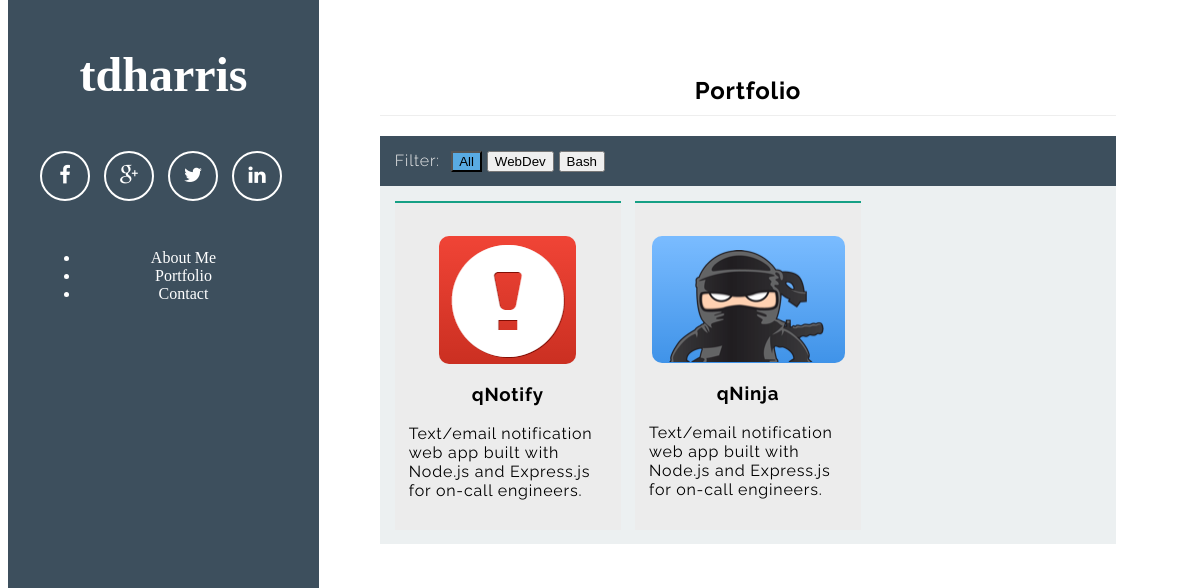
/?action=q&url=portfolio, run on an earlier commit of the app's database.
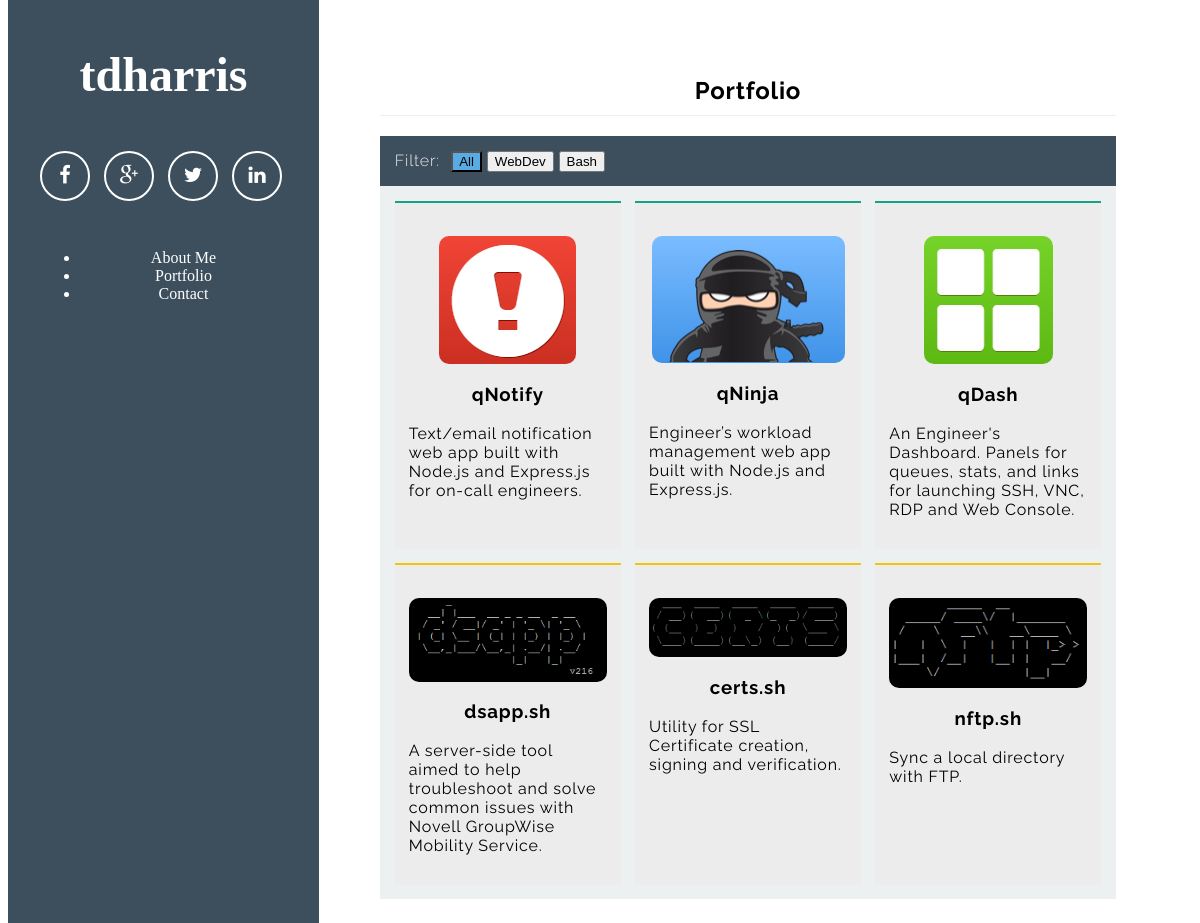
And on a later commit of the database.
### tables this page shows
CREATE TABLE nav (
	navID		INT				NOT NULL	AUTO_INCREMENT,
	name      	VARCHAR(255)	NOT NULL,
	href		VARCHAR(255)				DEFAULT NULL,
	PRIMARY KEY (navID),
	UNIQUE INDEX name (name)
);

CREATE TABLE images (
	imageID		INT 			NOT NULL 	AUTO_INCREMENT,
	projectID	INT 						DEFAULT NULL,
	aboutID		INT 						DEFAULT NULL,
	url			VARCHAR(255)	NOT NULL,
	featured 	VARCHAR(0)					DEFAULT NULL,
	PRIMARY KEY (imageID),
	FOREIGN KEY (projectID)
		REFERENCES projects(projectID)
		ON DELETE CASCADE,
	FOREIGN KEY (aboutID)
		REFERENCES about(aboutID)
		ON DELETE CASCADE
);

CREATE TABLE projects (
	projectID	INT				NOT NULL	AUTO_INCREMENT,
	sortOrder	INT				NOT NULL,
	projectName VARCHAR(255)	NOT NULL,
	category	VARCHAR(25)		NOT NULL,
	brief		VARCHAR(255)	NOT NULL,
	description	LONGTEXT					DEFAULT NULL,
	githubURL	VARCHAR(255)				DEFAULT NULL,
	PRIMARY KEY (projectID),
	UNIQUE INDEX projectName (projectName)
);

### models/db.php (called while the page is built, shortened)
<?php
    include 'models/navbar.php';
    include 'models/url.php';
	class Database {
        private $host = "showcase.tdharris.net";
        private $user = "tdharris_admin";
        private $pass = "mylittlesecret";
        private $dbname = "tdharris_showcase";
	    public $db;
        private function Connect() {
            $dsn = 'mysql:host=' . $this -> host . ';dbname=' . $this-> dbname . ';charset=utf8';
            $options = array(PDO::ATTR_PERSISTENT => true, PDO::ATTR_ERRMODE => PDO::ERRMODE_EXCEPTION, PDO::MYSQL_ATTR_INIT_COMMAND => "SET NAMES utf8");
            try {
                $this -> db = new PDO($dsn, $this -> user, $this -> pass, $options);
                $this -> isConnected = true;
            } catch (PDOException $e) {
                $error_message = $e->getMessage();
                include 'error.php';
                exit;
            }
        }
        public function query($sql, $fetchmode = PDO::FETCH_CLASS) {
             try {
                $stmt = $this->db->prepare($sql);
                $stmt->execute();
                $statement = strtolower(explode(" ", $sql)[0]);
                if ($statement === 'select' || $statement === 'show') {
                return $stmt->fetchAll($fetchmode);
                }
                elseif ( $statement === 'insert' ||  $statement === 'update' || $statement === 'delete' ) {
                    return $stmt->rowCount();
                }
                else {
                    return NULL;
                }
            } catch(PDOException $e) {
                $error_message = $e->getMessage();
                include 'error.php';
                exit;
            }
        }
	}
    $db = new Database;
?>

### index.php (called while the page is built, shortened)
<?php
  require('models/db.php');
  $navbar = buildNav();
  $action = '';
  if (isset($_POST['action'])) {
    $action = $_POST['action'];
  } elseif (isset($_GET['action'])) {
    $action = $_GET['action'];
  }
  if ($action == 'q') {
    if(isset($_GET['url'])) {
      $url = $_GET['url'];
      $content = handleURL($url);
    } elseif (isset($_GET['project'])) {
      $project = $_GET['project'];
      $content = getProject($project);
    }
  };
  include 'views/view.php';
?>

### models/url.php (the view, shortened to what this page needs)
<?php
		function handleURL($url) {
			global $db;
			$content = '<section class="title">';
			$url_clean = preg_replace('/\s*/', '', strtolower($url));
			switch($url_clean) {
		       	case 'portfolio':
		       			$content .= '<h1>Portfolio</h1>
									<div class="controls">
										<label>Filter:</label>
										<button class="filter pure-button" data-filter="all">All</button>
										<button class="filter pure-button" data-filter=".webDev">WebDev</button>
										<button class="filter pure-button" data-filter=".bash">Bash</button>
									</div>
									<div id="Portfolio" class="portfolio">';
		       			$portfolio = $db->query("SELECT * from projects p
		       									LEFT JOIN images i ON p.projectID= i.projectID
		       									WHERE i.featured IS NOT NULL
		       									ORDER BY p.sortOrder;");
		       			foreach ($portfolio as $item) {
		       				$content .= '<div class="mix '.$item->category.'" data-myorder="'.$item->sortOrder.'">'.
		       							'<a href="?action=q&project='.$item->projectName.'">'.
		       							'<img src="img/projects/'.$item->url.'">'.
		       							'<h3>'.$item->projectName.'</h3>'.
		       							'<p>'.$item->brief.'</p>'.
		       							'</a></div>';
		       			};
		       			$content .= '<div class="gap"></div><div class="gap"></div></div>';
		       			break;
		      }
		      return $content;
		};
?>

### models/navbar.php
<?php
	function buildNav() {
		global $db;
		$navItems = $db->query("SELECT * FROM nav;");
		if(is_array($navItems)) {
			$navigation = '<ul class="pure-menu-list">';
			foreach ($navItems as $item) {
				$navigation .= '<li class="pure-menu-item"><a href="?action=q&url=' . $item->href . '" class="pure-menu-link">' . $item->name . '</a></li>';
			}
			$navigation .= '</ul>';
		} else {
			$navigation = 'Sorry, a critical error occurred.';
		}
		return $navigation;
	}
?>

### views/view.php (shortened to what this page needs)
<?php
	$navbar = $_SESSION['navbar'];
?>
<!doctype html>
<html lang="en">
<head>
  <?php include 'snippets/styles.php';?>
</head>
<body>
	<div id="layout" class="pure-g">
	    <div class="sidebar pure-u-1 pure-u-md-1-4">
	      <div class="header">
	        <h1 class="brand-title"><a class="brandLink" href="/">tdharris<a></h1>
	        <br>
	        <ul class="list-inline social">
	          <li><a target="_blank" href="https://www.facebook.com/tylerdavidharris" class="btn-social btn-outline facebook"><i class="fa fa-fw fa-facebook"></i></a></li>
	          <li><a target="_blank" href="https://google.com/+TylerHarristdh" class="btn-social btn-outline google-plus"><i class="fa fa-fw fa-google-plus"></i></a></li>
	          <li><a target="_blank" href="https://twitter.com/tdharris" class="btn-social btn-outline twitter"><i class="fa fa-fw fa-twitter"></i></a></li>
	          <li><a target="_blank" href="https://www.linkedin.com/in/tylerdavidharris" class="btn-social btn-outline linkedin"><i class="fa fa-fw fa-linkedin"></i></a></li>
	        </ul>
	        <div class="pure-menu">
	                <?php
	                  echo $navbar;
	                ?>
	        </div>
	      </div>
	    </div>
    <div class="content pure-u-1 pure-u-md-3-4">
        <?php echo $content; ?>
    </div>
  </div>
</body>
</html>

### views/snippets/styles.php (shortened to what this page needs)
<link rel="stylesheet" href="http://yui.yahooapis.com/combo?pure/0.6.0/base-min.css&pure/0.6.0/pure-min.css&pure/0.6.0/grids-responsive-min.css">
<link rel="stylesheet" href="css/code-themes/dreamweaver.css">
<link rel="stylesheet" href="css/animate.css">
<link rel="stylesheet" href="css/aside.css">
<link rel="stylesheet" href="css/home.css">
<link href="fonts/font-awesome/css/font-awesome.min.css" rel="stylesheet" type="text/css">

### css/aside.css (style rules this page uses)
* { -webkit-box-sizing: border-box; -moz-box-sizing: border-box; box-sizing: border-box; }
a { text-decoration: none; color: rgb(61, 146, 201); }
h3 { font-weight: 100; }
#layout { padding: 0; }
.header { text-align: center; top: auto; margin: 3em auto; }
.sidebar { background: rgb(61, 79, 93); color: #fff; }
.brand-title, .brand-tagline { font-size: 3em; margin: 0; }
.brandLink, .brandLink:hover { color: #fff; text-decoration: none; background: rgb(61, 79, 93); }
@media (min-width: 48em) { .content { padding: 2em 3em 0; margin-left: 25%; } }
@media (min-width: 48em) { .header { margin: 15% 2em 0; } }
@media (min-width: 48em) { .sidebar { position: fixed; top: 0; bottom: 0; } }
.list-inline { padding-left: 0; margin-left: -5px; list-style: none; }
.list-inline>li { display: inline-block; padding-right: 5px; padding-left: 5px; }
.social { color: #fff; }
.btn-social { display: inline-block; width: 50px; height: 50px; border: 2px solid #fff; border-radius: 100%; text-align: center; font-size: 20px; line-height: 45px; }
.btn-outline { margin-top: 15px; border: solid 2px #fff; font-size: 20px; color: #fff; background: 0 0; transition: all .3s ease-in-out; }
a, a:hover, a:focus, a:active, a.active { outline: 0; color: #3498db; text-decoration: none; }
.fa { font-size: inherit; }
.pure-menu-link { color: #fff; }
.header .pure-menu { margin-top: 3em; }

### css/home.css (style rules this page uses)
.title { font-family: "Raleway", "Helvetica Neue", Helvetica, Arial, sans-serif; max-width: 768px; margin: 0 auto; padding: 1em; background: #fff; letter-spacing: 0.05em; }
.title h1 { text-align: center; padding-bottom: 10px; border-bottom: 1px solid #eee; }
section { font-family: "Raleway", "Helvetica Neue", Helvetica, Arial, sans-serif; max-width: 900px; margin: 0 auto; padding: 1em; background: #fff; letter-spacing: 0.05em; }
p { font-family: "Raleway", "Helvetica Neue", Helvetica, Arial, sans-serif; }
.controls { padding: 2%; background: rgb(61, 79, 93); color: #eee; }
.controls label { font-weight: 300; margin: 0 .4em 0 0; }
button.active { background: #59ABE3; }
.portfolio { padding: 2% 2% 0; text-align: justify; background: #ecf0f1; -webkit-backface-visibility: hidden; -webkit-box-sizing: border-box; -moz-box-sizing: border-box; box-sizing: border-box; }
.portfolio .mix.webDev { border-top: 2px solid #16a085; }
.portfolio .mix.bash { border-top: 2px solid #f1c40f; }
.portfolio:after { content: ''; display: inline-block; width: 100%; }
.portfolio .mix, .portfolio .gap { display: inline-block; width: 32%; }
.portfolio .mix { padding: 2%; text-align: left; background: #ECECEC; margin-bottom: 2%; display: none; overflow: hidden; }
.portfolio .mix a { color: #000; }
.portfolio .mix:before { content: ''; display: inline-block; }
#Portfolio .mix { display: none; }
.portfolio .mix h3 { text-align:center; font-weight: bold; }
.portfolio .mix img { max-width: 100%; display:block; margin-left:auto; margin-right:auto; -moz-border-radius: 10px; -webkit-border-radius: 10px; border-radius: 10px; -khtml-border-radius: 10px; }
.portfolio { display: -webkit-flex; -webkit-flex-flow: row wrap; -webkit-justify-content: space-between; -webkit-align-content: flex-start; }

What changed in the data, as far as the page shows it:
changed through a linked row, images "qNinja": projectID.brief "Text/email notification web app built with Node.js and Express.js for on-call engineers." → "Engineer’s workload management web app built with Node.js and Express.js."
added images: url (picture), projectID.projectName "qDash", projectID.brief "An Engineer's Dashboard. Panels for queues, stats, and links for launching SSH, VNC, RDP and Web Console."
added images: url (picture), projectID.projectName "dsapp.sh", projectID.brief "A server-side tool aimed to help troubleshoot and solve common issues with Novell GroupWise Mobility Service."
added images: url (picture), projectID.projectName "certs.sh", projectID.brief "Utility for SSL Certificate creation, signing and verification."
added images: url (picture), projectID.projectName "nftp.sh", projectID.brief "Sync a local directory with FTP."
